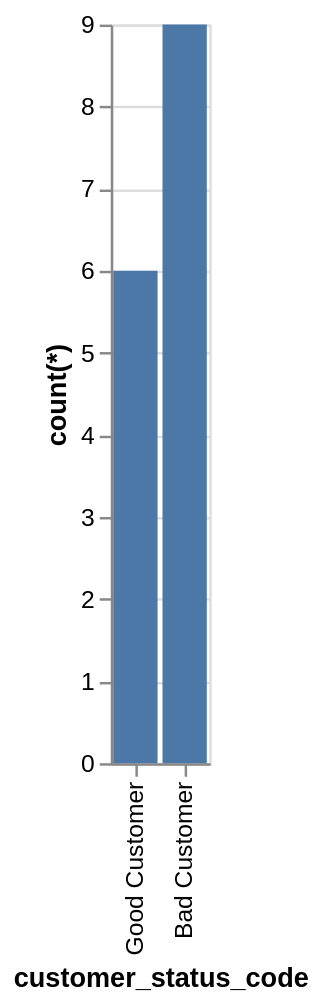

Vega-Lite specification for this chart:
### Vega-Lite specification from a JSON file in a GitHub repository (floating-point values rounded to 4 significant figures)
{"data": {"values": [{"x_data": "Good Customer", "y_data": 6}, {"x_data": "Bad Customer", "y_data": 9}]}, "mark": "bar", "encoding": {"x": {"field": "x_data", "type": "nominal", "title": "customer_status_code", "sort": {"op": "sum", "field": "y_data", "order": "ascending"}}, "y": {"field": "y_data", "type": "quantitative", "title": "count(*)"}}}
